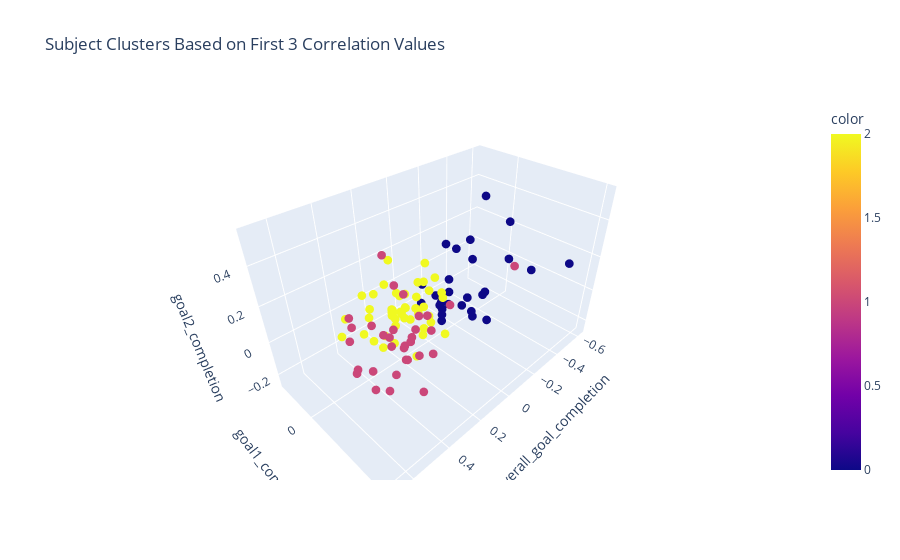

Notebook code for this chart:
### Markdown cell above
### 3 Clusters

### Code cell
# Get first 3 correlation columns
cluster_cols = [col for col in pid_correlations_df.columns if '_corr' in col][:3]
cluster_data = pid_correlations_df[cluster_cols]

# Perform k-means clustering with 2 clusters
from sklearn.cluster import KMeans
kmeans = KMeans(n_clusters=3, n_init='auto', random_state=42)
clusters = kmeans.fit_predict(cluster_data)

# Create 3D scatter plot
fig = px.scatter_3d(
    data_frame=pid_correlations_df,
    x=cluster_cols[0],
    y=cluster_cols[1], 
    z=cluster_cols[2],
    color=clusters,
    title='Subject Clusters Based on First 3 Correlation Values',
    labels={
        cluster_cols[0]: cluster_cols[0].replace('sr_DAILY_', '').replace('_corr', ''),
        cluster_cols[1]: cluster_cols[1].replace('sr_DAILY_', '').replace('_corr', ''),
        cluster_cols[2]: cluster_cols[2].replace('sr_DAILY_', '').replace('_corr', '')
    }
)

# Update marker size and layout
fig.update_traces(marker=dict(size=3))
fig.update_layout(
    scene=dict(
        xaxis_title=cluster_cols[0].replace('sr_DAILY_', '').replace('_corr', ''),
        yaxis_title=cluster_cols[1].replace('sr_DAILY_', '').replace('_corr', ''),
        zaxis_title=cluster_cols[2].replace('sr_DAILY_', '').replace('_corr', '')
    ),
    showlegend=True
)

fig.show()

# Print average correlations and size for each cluster
print("\nAverage correlations by cluster:")
for cluster in [0, 1, 2]:
    print(f"\nCluster {cluster}:")
    cluster_mask = clusters == cluster
    print(f"Number of subjects: {sum(cluster_mask)}")
    for col in cluster_cols:
        col_name = col.replace('sr_DAILY_', '').replace('_corr', '')
        avg_corr = pid_correlations_df[col][cluster_mask].mean()
        print(f"{col_name}: {avg_corr:.3f}")

### Figure 1 — Plotly figure (JSON) as saved in the notebook; plotly's stock layout.template omitted (floating-point values rounded to 4 significant figures)
{"data": [{"hovertemplate": "overall_goal_completion=%{x}<br>goal1_completion=%{y}<br>goal2_completion=%{z}<br>color=%{marker.color}<extra></extra>", "legendgroup": "", "marker": {"color": [2, 2, 1, 2, 2, 2, 2, 1, 1, 0, 2, 0, 1, 1, 1, 2, 0, 1, 2, 0, 2, 0, 1, 1, 2, 2, 2, 2, 1, 0, 2, 2, 1, 2, 2, 0, 2, 2, 0, 0, 0, 1, 0, 2, 1, 1, 2, 2, 2, 2, 0, 2, 1, 2, 0, 2, 2, 1, 1, 2, 1, 2, 0, 2, 1, 1, 2, 0, 2, 0, 2, 1, 2, 1, 1, 1, 1, 2, 2, 1, 0, 0, 0, 1, 0, 1, 2, 2, 1, 0, 0, 0, 2, 0, 2, 0, 2, 0, 2, 1, 1, 1, 0, 2, 2], "coloraxis": "coloraxis", "size": 3, "symbol": "circle"}, "mode": "markers", "name": "", "scene": "scene", "showlegend": false, "type": "scatter3d", "x": [0.2408, 0.284, 0.6799, 0.05839, 0.2408, 0.1912, 0.3708, 0.462, 0.2036, -0.4267, 0.243, -0.004178, 0.632, 0.01879, 0.3767, 0.07159, -0.0607, 0.4443, 0.1888, -0.2028, 0.1354, -0.05357, 0.4142, 0.3291, 0.1719, 0.148, 0.09501, 0.05394, 0.3661, -0.04856, 0.2935, 0.04722, 0.3565, 0.1045, 0.0506, -0.1238, 0.03923, 0.06288, -0.154, -0.09561, -0.1403, 0.5531, -0.1642, 0.4712, 0.5234, 0.3476, 0.05726, 0.2619, 0.1609, 0.005954, -0.1834, 0.333, 0.4274, 0.05122, -0.1503, 0.3126, 0.3739, 0.2189, 0.5999, 0.1714, 0.3795, 0.1817, -0.2115, 0.2958, 0.3046, 0.3634, 0.2986, 0.0004352, 0.4509, -0.0575, 0.2021, 0.4001, 0.3589, 0.4994, 0.2214, 0.4825, 0.467, 0.2999, 0.08356, 0.2808, -0.2657, -0.418, -0.5105, 0.5146, -0.09203, 0.4377, 0.2269, 0.1298, 0.4174, -0.3529, -0.3103, 0.008836, 0.07484, -0.01984, 0.2149, 0.009999, 0.1289, -0.6173, 0.1005, 0.6146, 0.3836, 0.2427, -0.09671, 0.2674, 0.2925], "y": [0.1458, -0.1124, 0.3624, 0.0338, 0.03653, 0.01725, 0.1053, 0.01579, 0.3528, 0.1662, -0.02465, 0.05456, 0.5212, 0.5135, 0.3044, 0.1799, 0.09029, 0.2828, -0.0518, 0.2007, 0.2579, 0.1836, 0.2469, 0.09695, 0.03333, 0.06978, 0.07169, -0.02307, 0.3004, -0.0918, 0.0192, 0.1476, 0.2341, 0.1636, -0.2382, -0.02891, -0.1344, 0.0884, 0.04672, 0.218, -0.2074, 0.1594, 0.1441, -0.06336, 0.3661, 0.2419, 0.06956, 0.1313, 0.114, -0.00686, -0.08267, 0.1395, 0.1952, 0.06747, -0.05173, -0.05023, -0.0324, 0.2569, 0.3537, 0.148, 0.3568, 0.1341, 0.1656, 0.09411, 0.2531, 0.3446, 0.09263, 0.08666, -0.04498, 0.3043, -0.03055, 0.2953, 0.01432, 0.3039, 0.2367, 0.03966, 0.3806, 0.09305, -0.07636, 0.1572, 0.03104, 0.3142, 0.4635, 0.2258, 0.03719, 0.1331, 0.0196, 0.05549, 0.2751, -0.194, -0.00251, 0.3896, 0.05618, 0.2746, 0.0476, 0.1567, -0.08565, 0.01529, -0.08989, 0.2765, 0.38, 0.2915, 0.006019, -0.07887, -0.1372], "z": [0.0905, -0.0227, 0.3725, 0.001565, -0.009367, 0.03436, -0.01869, 0.0967, 0.262, 0.1245, 0.1957, 0.04925, 0.4231, 0.4343, 0.1446, 0.1399, 0.05993, -0.007259, 0.2891, 0.04489, 0.01144, 0.03134, 0.1952, 0.4374, 0.1368, -0.2443, -0.09095, 0.03036, 0.1593, 0.02208, -0.05043, 0.14, 0.05266, 0.2572, -0.187, -0.09928, -0.1033, -0.06141, 0.248, -0.04013, -0.2081, -0.01082, 0.2265, 0.001448, 0.2957, -0.01645, -0.03666, 0.1021, 0.2356, 0.2134, -0.2471, 0.00452, 0.1435, 0.1126, -0.2549, -0.1155, -0.02337, 0.08038, 0.1747, -0.03997, 0.1064, 0.08613, 0.5407, 0.1448, 0.135, 0.2911, 0.1488, 0.009235, 0.1028, 0.154, 0.001775, 0.1327, 0.14, -0.04472, 0.1522, 0.1737, 0.1599, 0.1159, -0.05057, 0.2537, -0.111, 0.1274, 0.1899, -0.08664, 0.2952, 0.1624, 0.01379, 0.04353, 0.423, -0.1397, 0.2175, 0.09501, 0.1691, 0.06397, 0.1557, 0.05846, 0.06027, 0.2169, -0.0859, 0.1385, -0.08055, -0.01801, -0.1124, 0.1273, 0.102]}], "layout": {"coloraxis": {"colorbar": {"title": {"text": "color"}}, "colorscale": [[0, "#0d0887"], [0.1111, "#46039f"], [0.2222, "#7201a8"], [0.3333, "#9c179e"], [0.4444, "#bd3786"], [0.5556, "#d8576b"], [0.6667, "#ed7953"], [0.7778, "#fb9f3a"], [0.8889, "#fdca26"], [1, "#f0f921"]]}, "legend": {"tracegroupgap": 0}, "scene": {"domain": {"x": [0, 1], "y": [0, 1]}, "xaxis": {"title": {"text": "overall_goal_completion"}}, "yaxis": {"title": {"text": "goal1_completion"}}, "zaxis": {"title": {"text": "goal2_completion"}}}, "showlegend": true, "title": {"text": "Subject Clusters Based on First 3 Correlation Values"}}}
